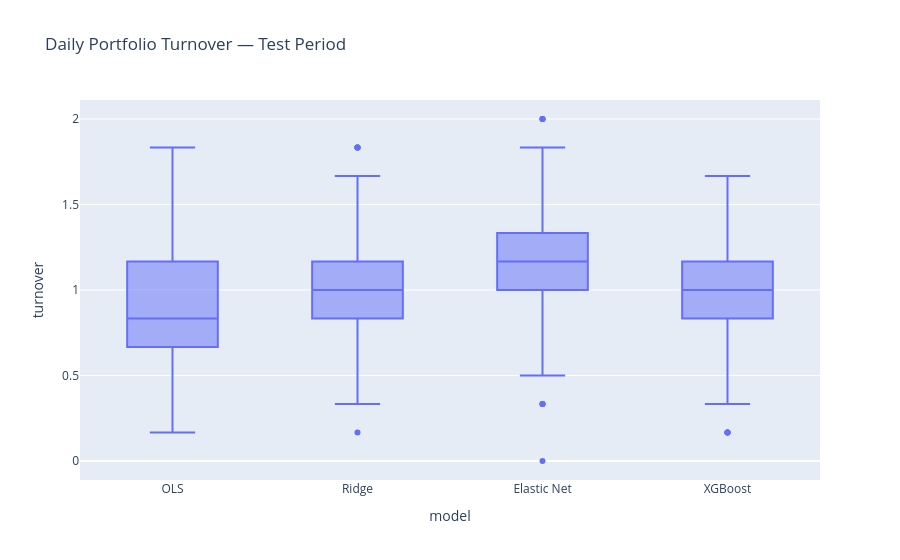

Notebook source saved alongside this figure:
### Code cell
# Plot the distribution

fig = px.box(
    turnover_data,
    x="model",
    y="turnover",
    title="Daily Portfolio Turnover — Test Period",
)

fig.show()

### Figure 1 — Plotly figure (JSON) as saved in the notebook; plotly's stock layout.template omitted (floating-point values rounded to 4 significant figures; data arrays with more than 128 entries replaced by an {"elided": "..."} marker saying what was removed)
{"data": [{"alignmentgroup": "True", "hovertemplate": "model=%{x}<br>turnover=%{y}<extra></extra>", "legendgroup": "", "marker": {"color": "#636efa"}, "name": "", "notched": false, "offsetgroup": "", "orientation": "v", "showlegend": false, "type": "box", "x": {"elided": "4660 str values"}, "x0": " ", "xaxis": "x", "y": {"elided": "4660 float values"}, "y0": " ", "yaxis": "y"}], "layout": {"boxmode": "group", "legend": {"tracegroupgap": 0}, "title": {"text": "Daily Portfolio Turnover — Test Period"}, "xaxis": {"anchor": "y", "domain": [0, 1], "title": {"text": "model"}}, "yaxis": {"anchor": "x", "domain": [0, 1], "title": {"text": "turnover"}}}}
